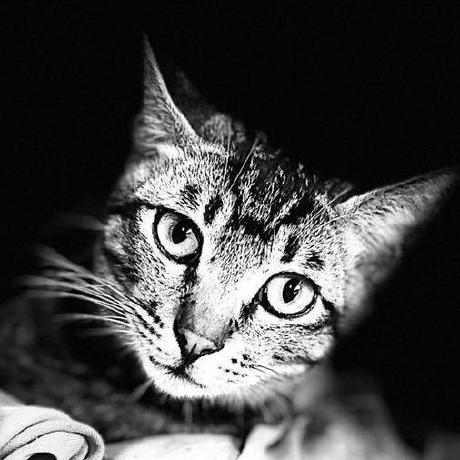
#> input picture Prototype-Testing/cat.jpg, 460 x 460 px, found by its file name
$ python npu.py
#> lines starting #> are read from the running program, lines starting #| are printed output that depends on the picture
import numpy as np
import matplotlib.pyplot as plt
from scipy.ndimage import convolve
import cv2

# Load custom grayscale image
image_path = "/home/mau14/Desktop/Arquitectura de Computadores II/Proyecto-2-Arqui-II/Systolic-Array-NPU-CE-4302/Prototype-Testing/cat.jpg"  # replace with your image path
original_image = cv2.imread(image_path, cv2.IMREAD_GRAYSCALE)
#> original_image is the input picture: shape (460, 460); min 0, max 255, mean 66.7

# Ensure the image is square by cropping to the smallest dimension
height, width = original_image.shape
#> height = 460; width = 460
side = min(height, width)
#> side = 460
image = original_image[:side, :side]  # crop to nxn

step_edge_10x10 = np.array([
    [ 1,  2,  3,  4,  5,  5,  4,  3,  2,  1 ],
    [ 2,  4,  6,  8, 10, 10,  8,  6,  4,  2 ],
    [ 3,  6,  9, 12, 15, 15, 12,  9,  6,  3 ],
    [ 4,  8, 12, 16, 20, 20, 16, 12,  8,  4 ],
    [ 5, 10, 15, 20, 25, 25, 20, 15, 10,  5 ],
    [ 5, 10, 15, 20, 25, 25, 20, 15, 10,  5 ],
    [ 4,  8, 12, 16, 20, 20, 16, 12,  8,  4 ],
    [ 3,  6,  9, 12, 15, 15, 12,  9,  6,  3 ],
    [ 2,  4,  6,  8, 10, 10,  8,  6,  4,  2 ],
    [ 1,  2,  3,  4,  5,  5,  4,  3,  2,  1 ]
], dtype=np.int32)

# Aplicar convolución con step_edge_10x10
convolved = convolve(image.astype(np.int32), step_edge_10x10, mode='constant', cval=0)
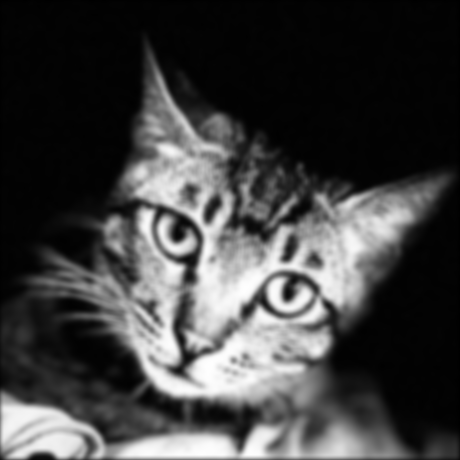
#> convolved: shape (460, 460) int32; min 1331, max 228768, mean 59688.4; drawn with min black and max white

# Aplicar Leaky ReLU
alpha = 0.1
leaky_relu = np.where(convolved >= 0, convolved, convolved * alpha)

# Normalizar
normalized = leaky_relu - leaky_relu.min()
normalized = (normalized / normalized.max()) * 255
normalized = normalized.astype(np.uint8)

# Mostrar resultados
fig, axs = plt.subplots(1, 2, figsize=(10, 5))
axs[0].imshow(image, cmap='gray')
axs[0].set_title('Imagen Original')
axs[0].axis('off')

axs[1].imshow(normalized, cmap='gray')
axs[1].set_title('Step Edge 10x10 + Leaky ReLU')
axs[1].axis('off')

plt.tight_layout()
plt.show()
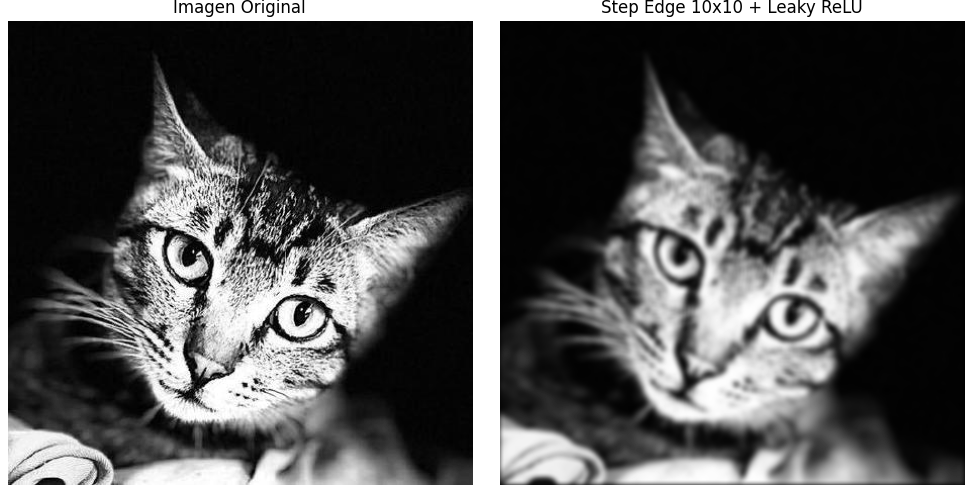
#> figure drawn by matplotlib, 2 panels

$ run again, with Prototype-Testing/400.jpg copied over Prototype-Testing/cat.jpg
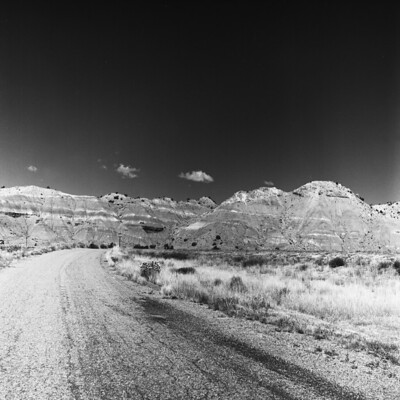
#> input picture Prototype-Testing/400.jpg, 400 x 400 px, found by its file name
#> original_image is the input picture: shape (400, 400); min 5, max 253, mean 99.8
#> `convolved = convolve(image.astype(np.int32), step_edge_10x10, mode='co..`:
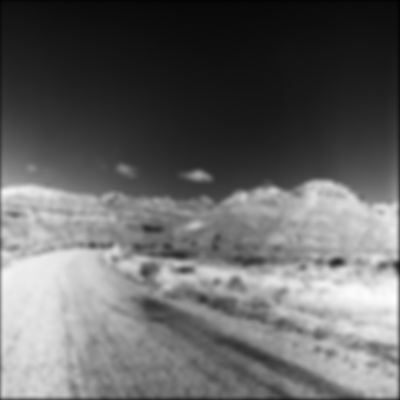
#> convolved: shape (400, 400) int32; min 4971, max 217806, mean 89018.3; drawn with min black and max white
#> `plt.show()`:
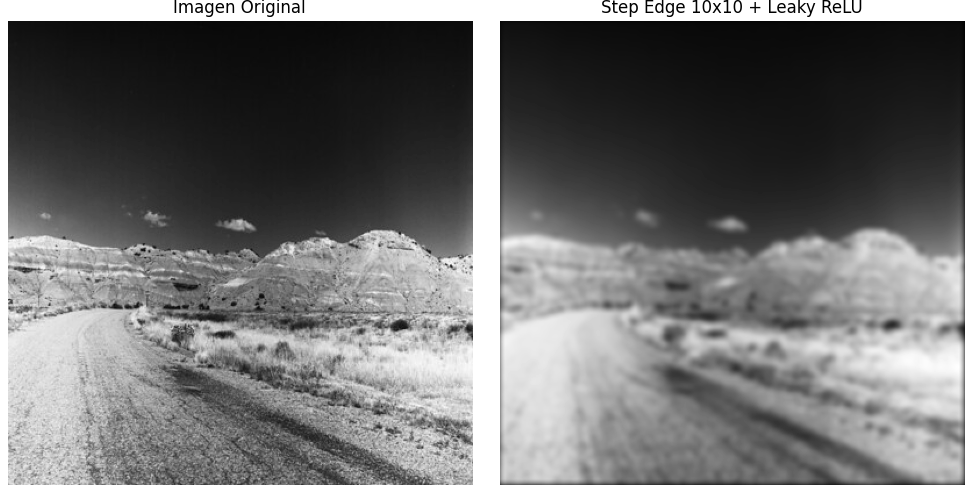
#> figure drawn by matplotlib, 2 panels

$ run again, with Prototype-Testing/image2-small.jpg copied over Prototype-Testing/cat.jpg
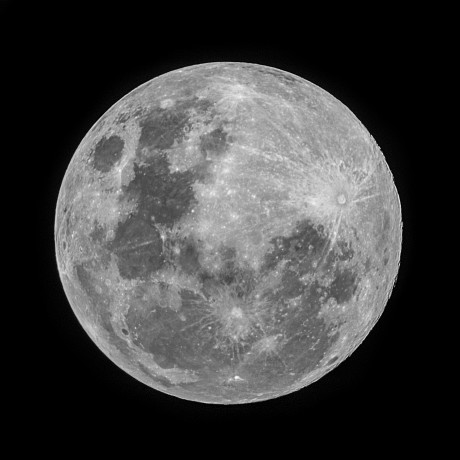
#> input picture Prototype-Testing/image2-small.jpg, 460 x 460 px, found by its file name
#> original_image is the input picture: shape (460, 460); min 0, max 251, mean 63.6
#> `convolved = convolve(image.astype(np.int32), step_edge_10x10, mode='co..`:
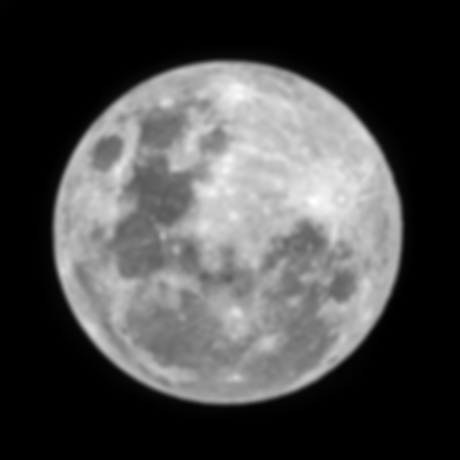
#> convolved: shape (460, 460) int32; min 0, max 196969, mean 57246.7; drawn with min black and max white
#> `plt.show()`:
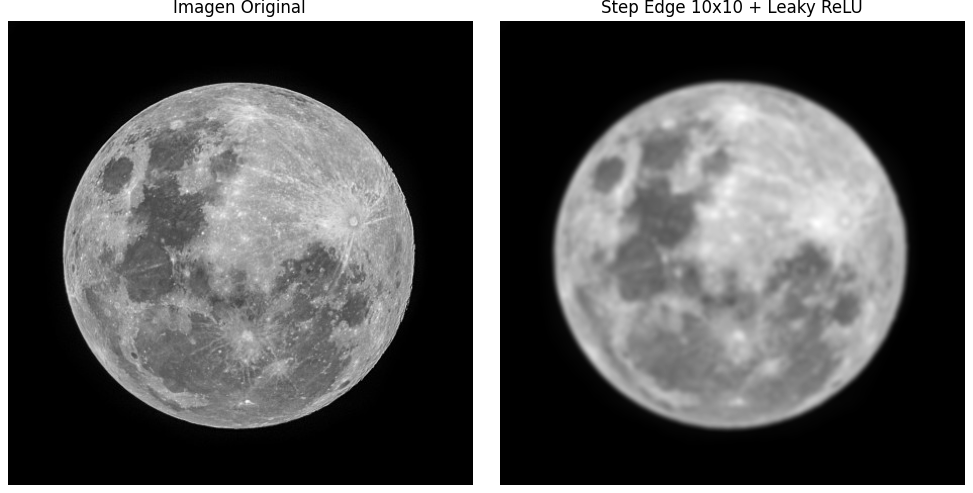
#> figure drawn by matplotlib, 2 panels
